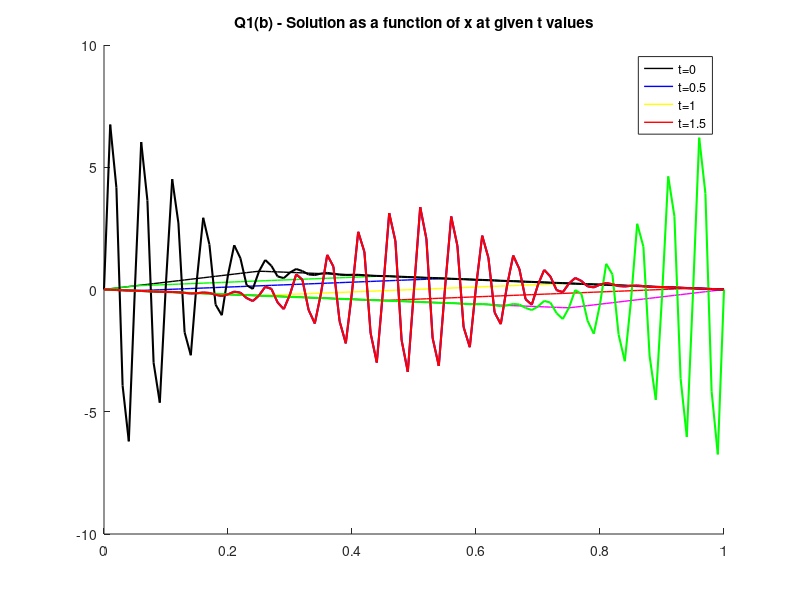

This figure's MATLAB source:
%% PROBLEM 1A
clc
close all
x   = [0:0.01:1];
N  = 100;

for n = 1:N
   an(n) = 8*(sin((n*pi/4)))/(n^2*pi^2);
end

t  = [0 0.3 0.5 0.7 1 1.8];
ua = 0*x;
ub = 0*x;
uc = 0*x;
ud = 0*x;
ue = 0*x;
uf = 0*x;

for n=1:N %t=0
ua = ua + an(n)*sin(n*pi*x)*cos(n*pi*t(1)); 
end
for n=1:N %t=0.3
ub = ub + an(n)*sin(n*pi*x)*cos(n*pi*t(2)); 
end
for n=1:N %t=0.5
uc = uc + an(n)*sin(n*pi*x)*cos(n*pi*t(3)); 
end
for n=1:N %t=0.7
ud = ud + an(n)*sin(n*pi*x)*cos(n*pi*t(4)); 
end
for n=1:N %t=1
ue = ue + an(n)*sin(n*pi*x)*cos(n*pi*t(5)); 
end
for n=1:N %t=1.8
uf = uf + an(n)*sin(n*pi*x)*cos(n*pi*t(6)); 
end


hold on
plot(x,ua,'k','Linewidth',1);
plot(x,ub,'b','Linewidth',1);
plot(x,uc,'y','Linewidth',1);
plot(x,ud,'r','Linewidth',1);
plot(x,ue,'m','Linewidth',1);
plot(x,uf,'g','Linewidth',1);
legend('t=0','t=0.3','t=0.5','t=0.7','t=1','t=1.8', 'Location', 'NorthEast')
title('HW3-PROBLEM 1A')
hold off

%% HW3 - Question 1 Part a
clc
close all
x   = [0:0.01:1];
N  = 100;
z = 50;
for n = 30:z
   an(n) = exp(-((n-40)/4)^2);
end

t  = [0 0.5 1 1.5];
ua = 0*x;
ub = 0*x;
uc = 0*x;
ud = 0*x;

for n=1:N %t=0
ua = ua + an(n)*sin(n*pi*x)*cos(n*pi*t(1)); 
end
for n=1:N %t=0.5
ub = ub + an(n)*sin(n*pi*x)*cos(n*pi*t(2)); 
end
for n=1:N %t=1
uc = uc + an(n)*sin(n*pi*x)*cos(n*pi*t(3)); 
end
for n=1:N %t=1.5
ud = ud + an(n)*sin(n*pi*x)*cos(n*pi*t(4)); 
end

hold on
plot(x,ua,'k','Linewidth',1.5);
plot(x,ub,'b','Linewidth',1.5);
plot(x,uc,'g','Linewidth',1.5);
plot(x,ud,'r','Linewidth',1.5);
legend('t=0','t=0.5','t=1','t=1.5', 'Location', 'NorthEast')
title('Q1(b) - Solution as a function of x at given t values')
hold off